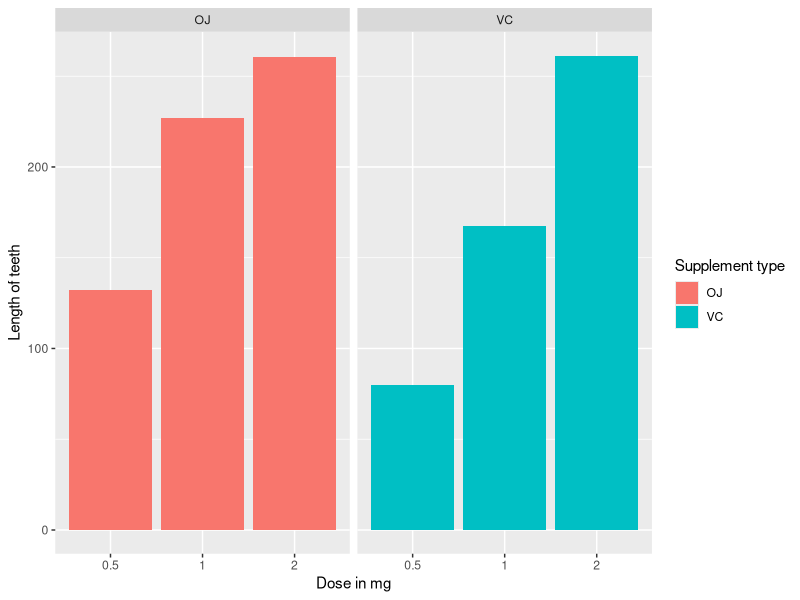

Source code (R):
## ---- chunk 1
library(datasets)
library(ggplot2)
ggplot(data=ToothGrowth, aes(x=as.factor(dose), y=len, fill=supp)) +
    geom_bar(stat="Identity",) +
    facet_grid(. ~ supp) +
    xlab("Dose in mg") +
    ylab("Length of teeth") +
    guides(fill=guide_legend(title="Supplement type"))
## ---- chunk 2
fit <- lm(len ~ dose + supp, data=ToothGrowth)
summary(fit)
## ---- chunk 3
confint(fit)
